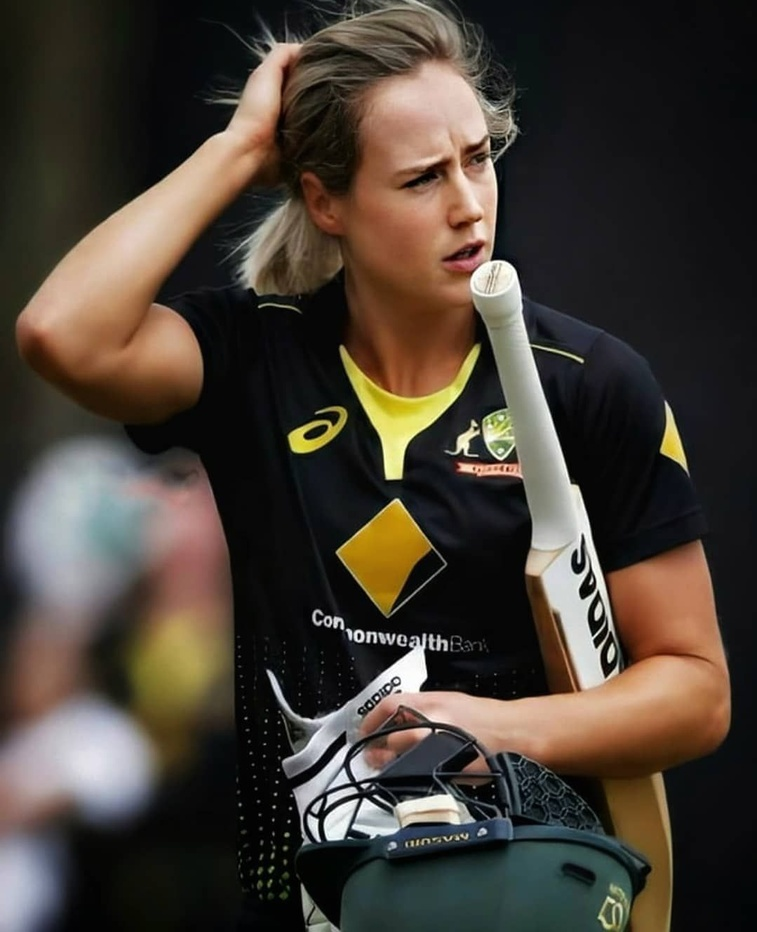
#> input picture 2.jpg, 757 x 932 px, shrunk from 1079 x 1328 before the run
$ python BackgroundRemoval.py
#> lines starting #> are read from the running program, lines starting #| are printed output that depends on the picture; after the words box and inside, x2 and y2 are one past the last pixel; in counts of white or black regions, pixels touching at a corner belong together
import cv2
import numpy as np
from matplotlib import pyplot as plt

BLUR = 21
CANNY_THRESH_1 = 10
CANNY_THRESH_2 = 200
MASK_DILATE_ITER = 10
MASK_ERODE_ITER = 10
MASK_COLOR = (255.0, 255.0, 255.0)  # In BGR format
img = cv2.imread("2.jpg")
#> img is the input picture: shape (932, 757, 3); mean B, G, R 53.4, 62.3, 71
gray = cv2.cvtColor(img, cv2.COLOR_BGR2GRAY)
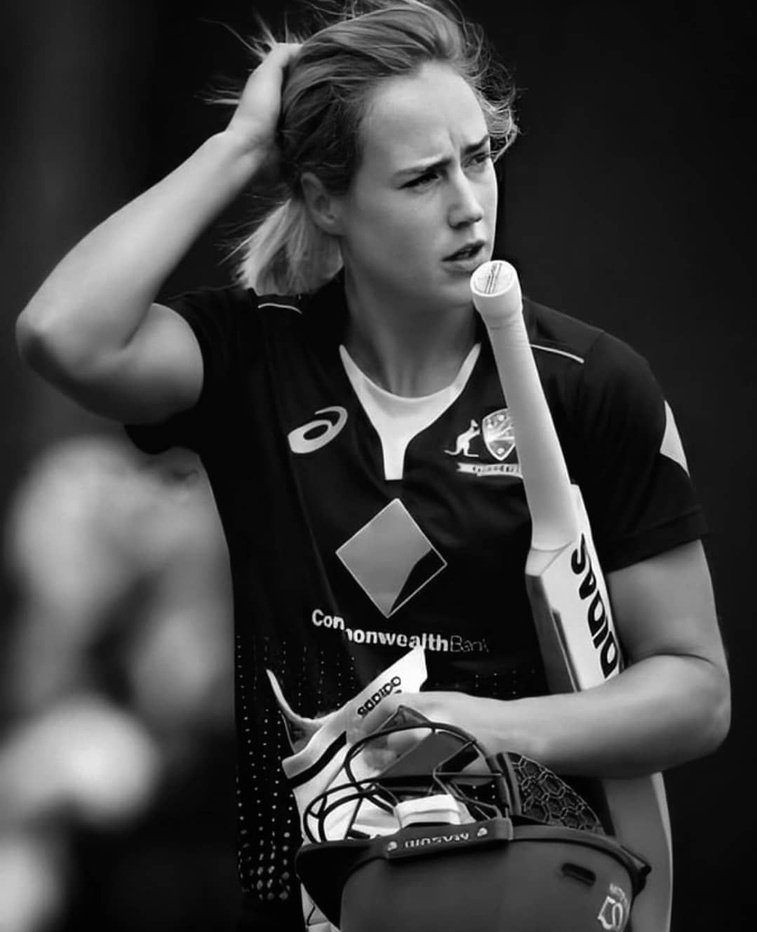
#> gray: shape (932, 757); min 0, max 255, mean 63.9
edges = cv2.Canny(gray, CANNY_THRESH_1, CANNY_THRESH_2)
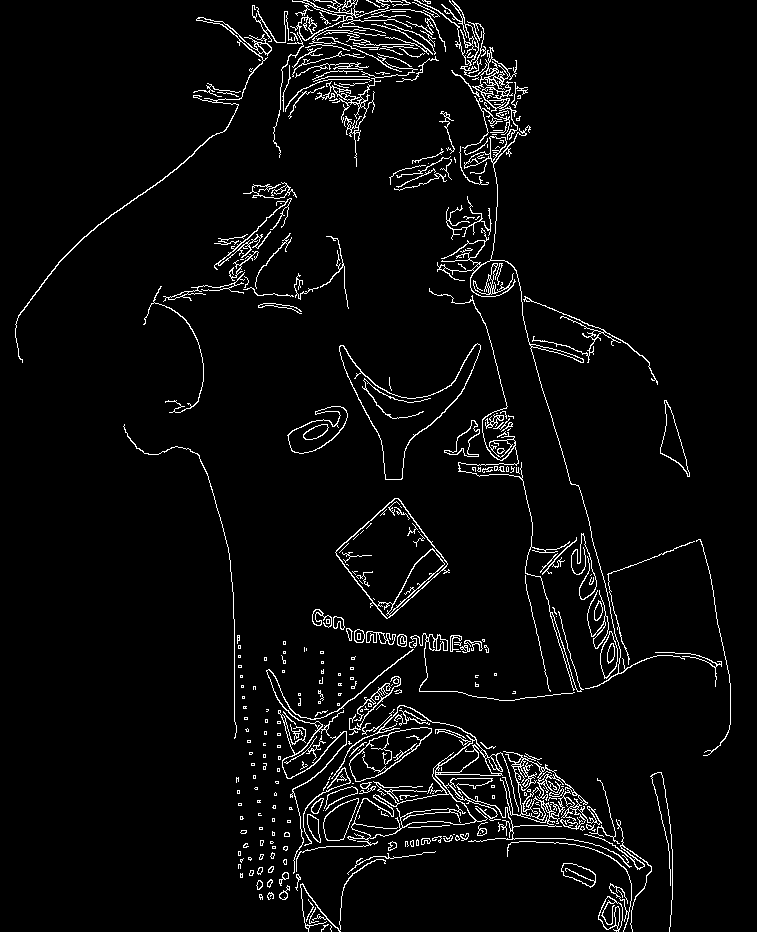
#> edges: shape (932, 757); 4.2% white in thin lines or dots
edges = cv2.dilate(edges, None)
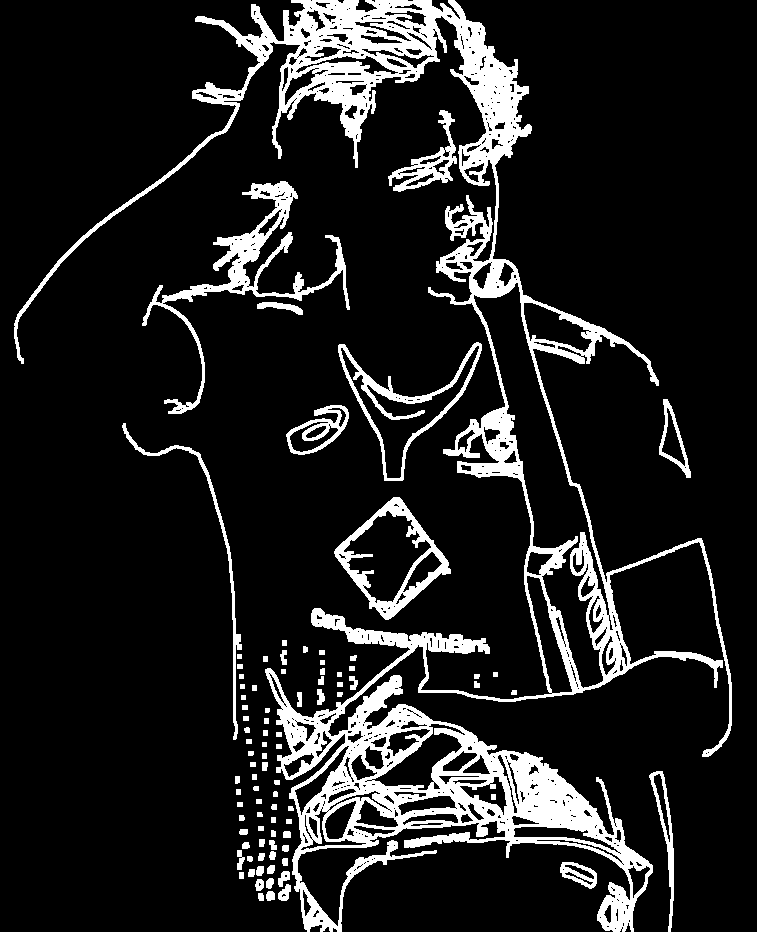
#> edges: shape (932, 757); 12.5% white; 90 white regions, largest, box (x1, y1, x2, y2) and area: (14, 0, 732, 932) 67799, (142, 181, 350, 414) 5478, (334, 497, 451, 620) 3085
edges = cv2.erode(edges, None)
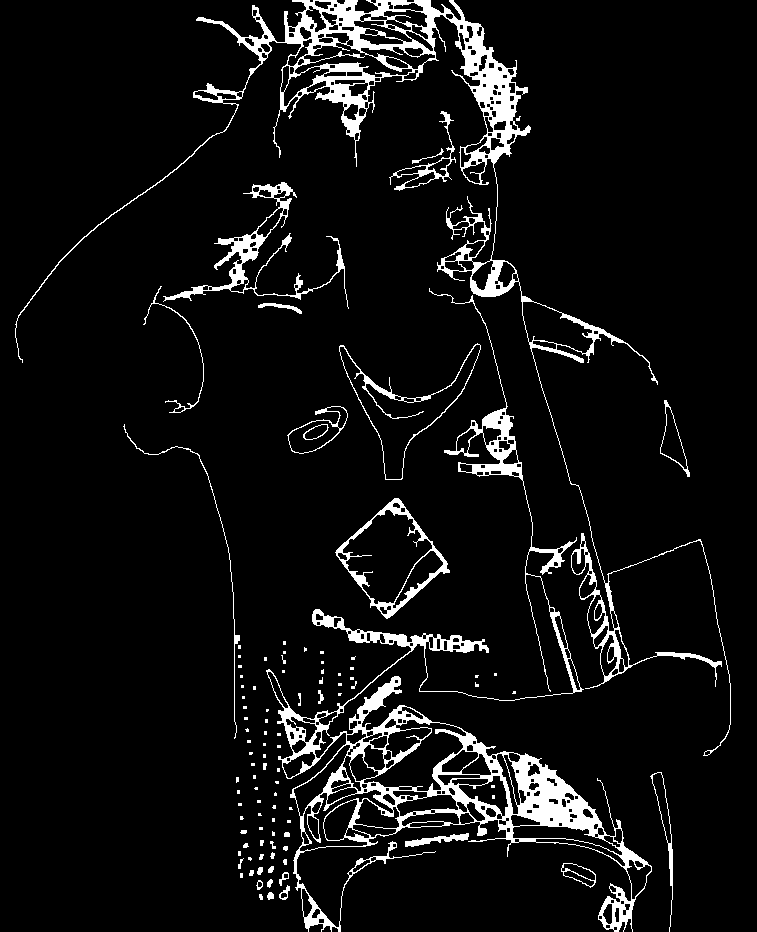
#> edges: shape (932, 757); 6.7% white; 102 white regions (63 under 20 px)
contour_info = []
contours, _ = cv2.findContours(edges, cv2.RETR_LIST, cv2.CHAIN_APPROX_NONE)
#> contours = 485 contours, 182 with area under 20; largest, box (x1, y1, x2, y2) and area: (266, 288, 652, 932) 38568, (15, 0, 731, 756) 28653, (335, 498, 450, 619) 7144, (339, 343, 481, 480) 5340, (339, 344, 481, 480) 4864

for c in contours:
    contour_info.append((
        c,
        cv2.isContourConvex(c),
        cv2.contourArea(c),
    ))
#> after the loop, contour_info = 485 items
contour_info = sorted(contour_info, key=lambda c: c[2], reverse=True)
max_contours = contour_info[0]
#> max_contours = 3 items, first 3: contour of 5212 points, box (x1, y1, x2, y2) (266, 288, 652, 932), area 38568, False, 38568
mask = np.zeros(edges.shape)
#cv2.fillConvexPoly(mask, max_contour[0], (255))
mask = cv2.dilate(mask, None, iterations=MASK_DILATE_ITER)
#> mask: shape (932, 757) float64; every value is 0
mask = cv2.erode(mask, None, iterations=MASK_ERODE_ITER)
mask = cv2.GaussianBlur(mask, (BLUR, BLUR), 0)
mask_stack = np.dstack([mask] * 3)  # Create 3-channel alpha mask
#> mask_stack: shape (932, 757, 3) float64; every value is 0
mask_stack = mask_stack.astype('float32') / 255.0  # Use float matrices,
#> mask_stack: shape (932, 757, 3) float32; every value is 0
img = img.astype('float32') / 255.0  # for easy blending
masked = (mask_stack * img) + ((1 - mask_stack) * MASK_COLOR)  # Blend
#> masked: shape (932, 757, 3) float64; every value is 255
masked = (masked * 255).astype('uint8')  # Convert back to 8-bit
#> masked: shape (932, 757, 3); every value is 1
plt.imsave('output/1.jpg',masked)
c_red,c_green,c_blue=cv2.split(img)
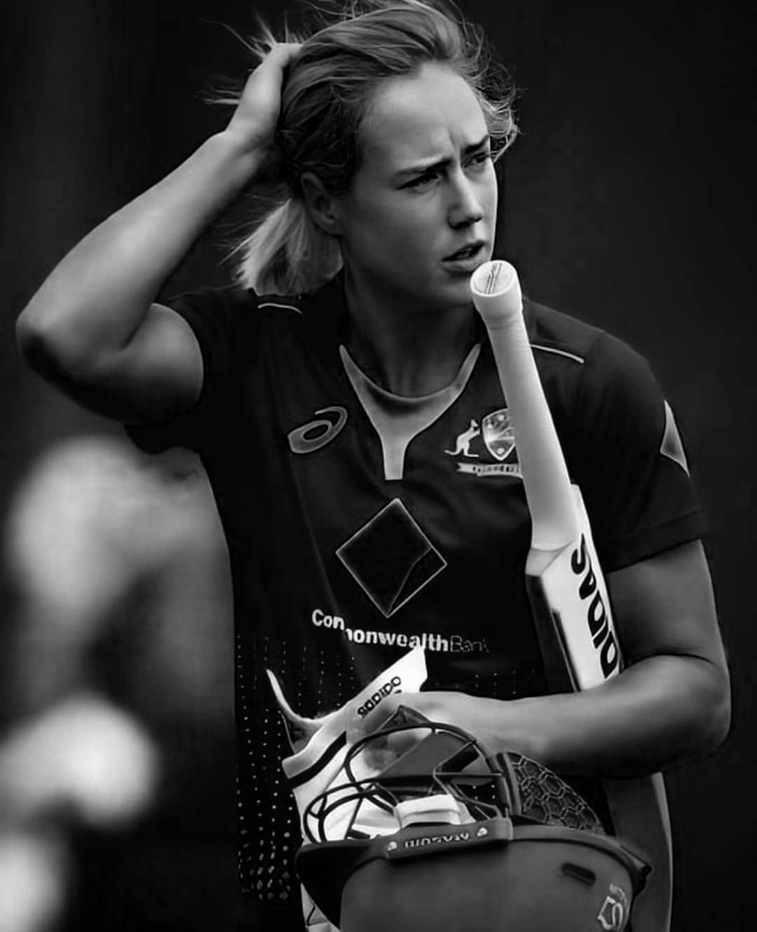
#> c_red: shape (932, 757) float32; min 0, max 1, mean 0.209
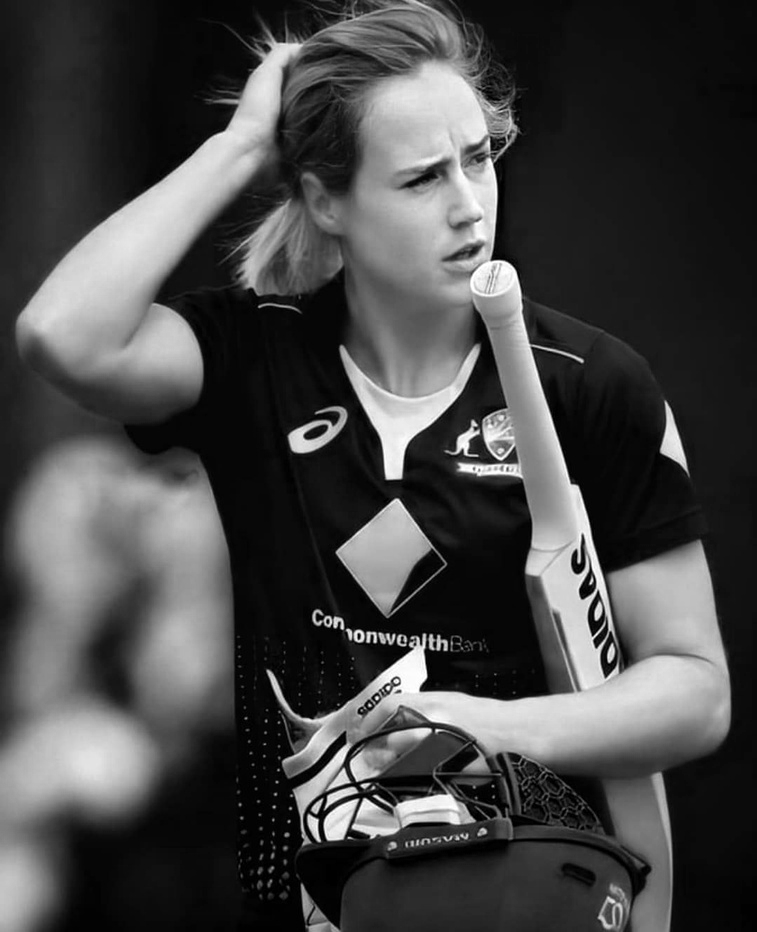
#> c_blue: shape (932, 757) float32; min 0, max 1, mean 0.278
img_a=cv2.merge((c_red,c_green,c_blue,mask.astype('float32')/255.0))
plt.imshow(img_a)
plt.show()
cv2.imwrite('output/1_1.jpg',img_a*255)
plt.imsave('output/1_2.jpg',img_a)
cv2.imshow('img', masked)  # Display
cv2.waitKey()
